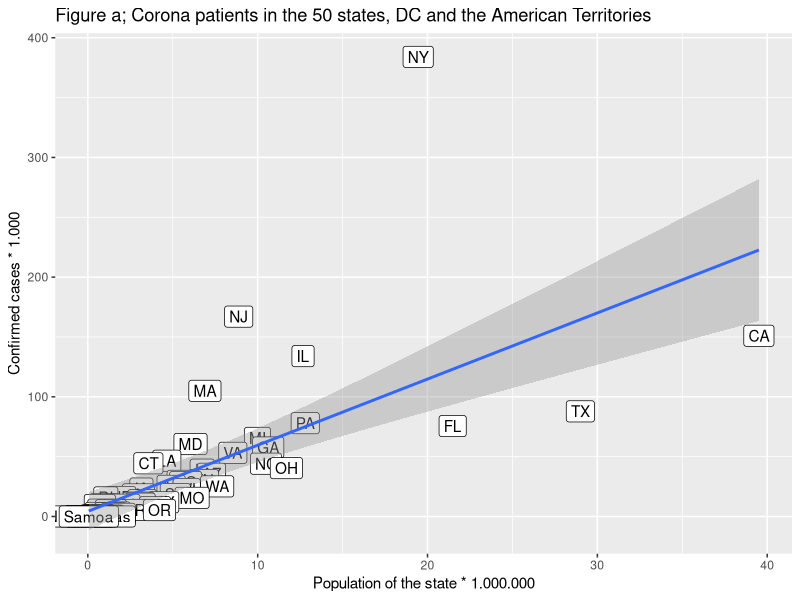
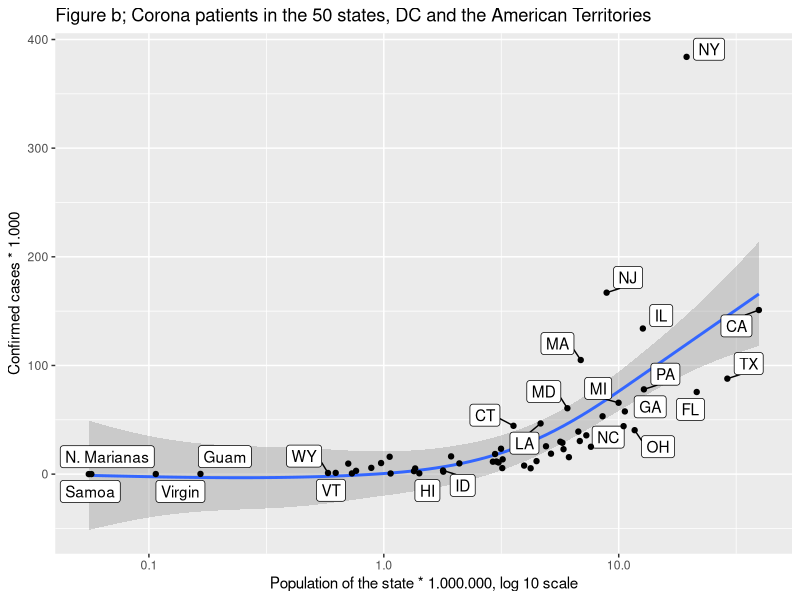
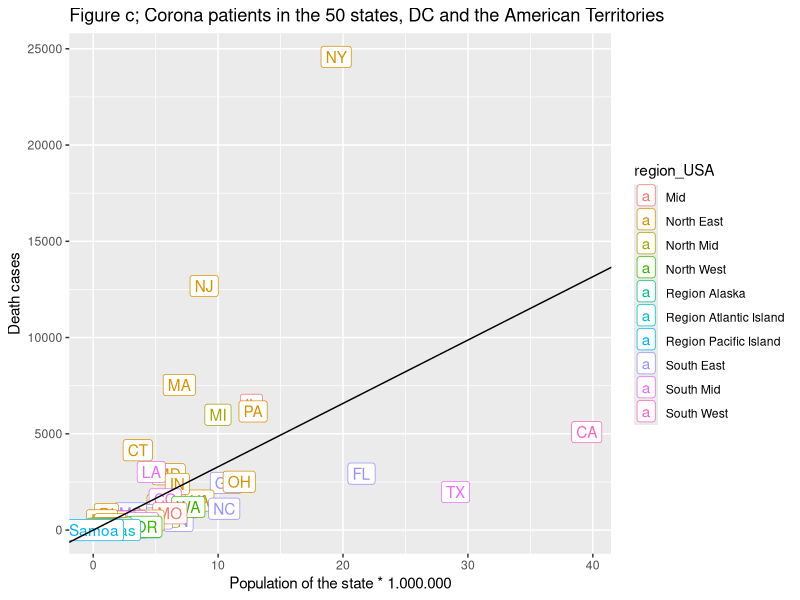
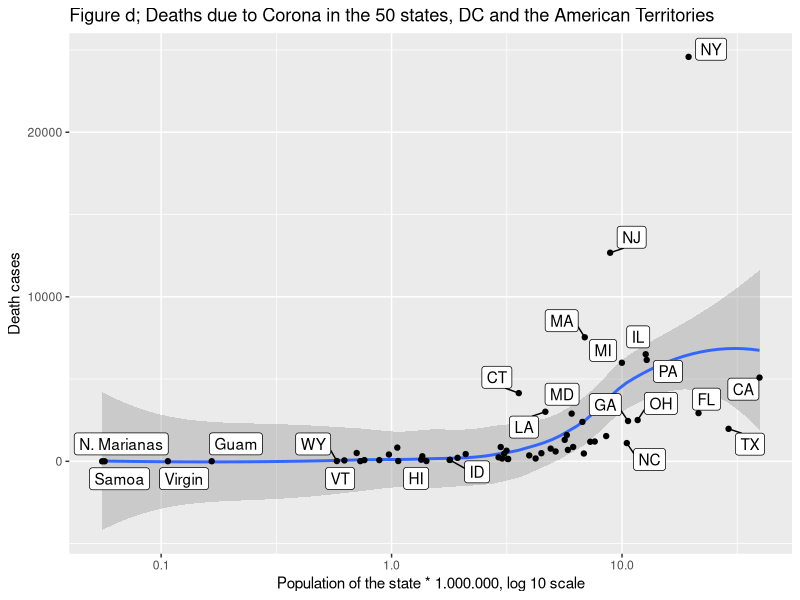
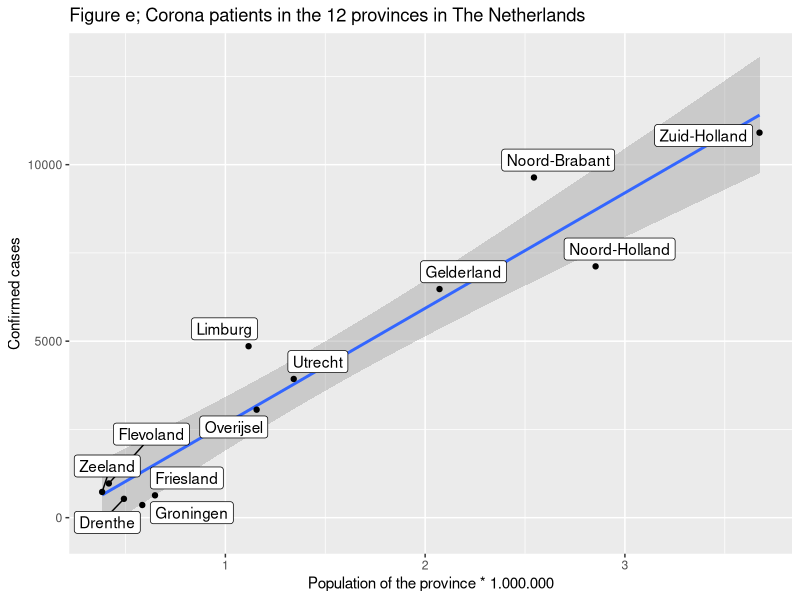
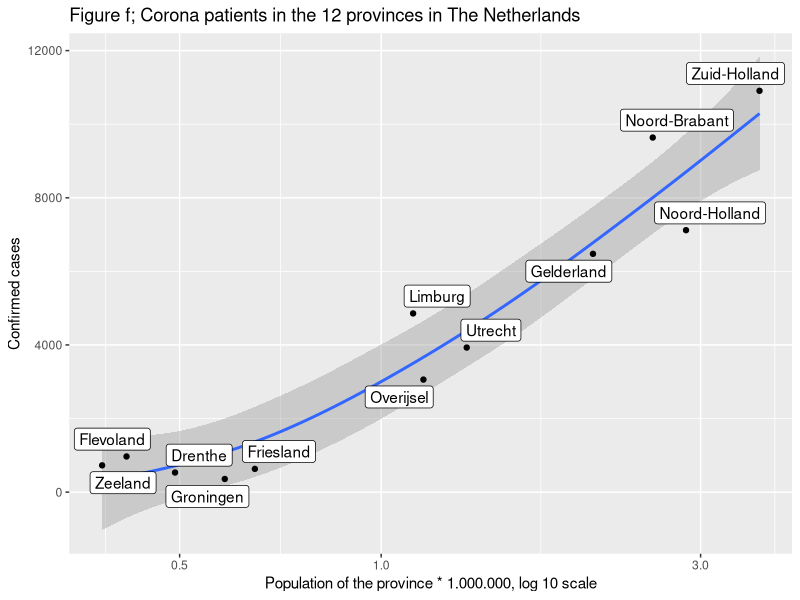
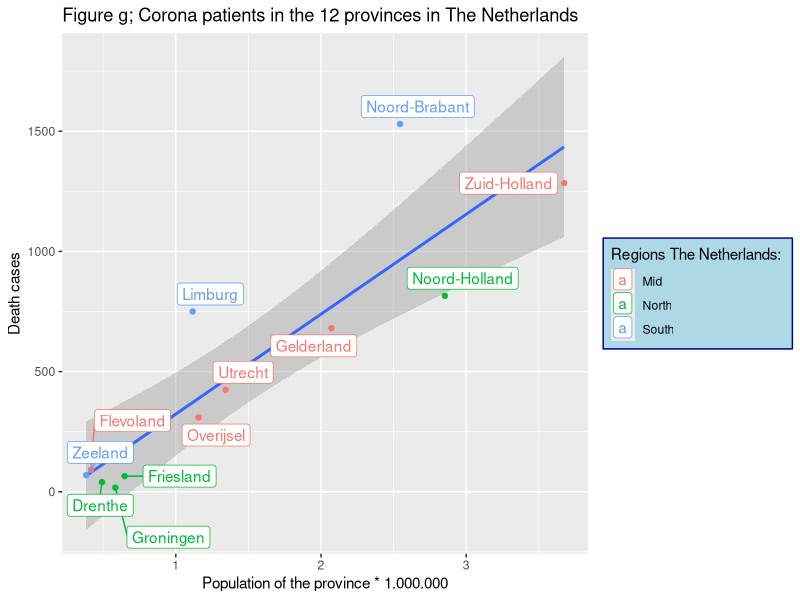
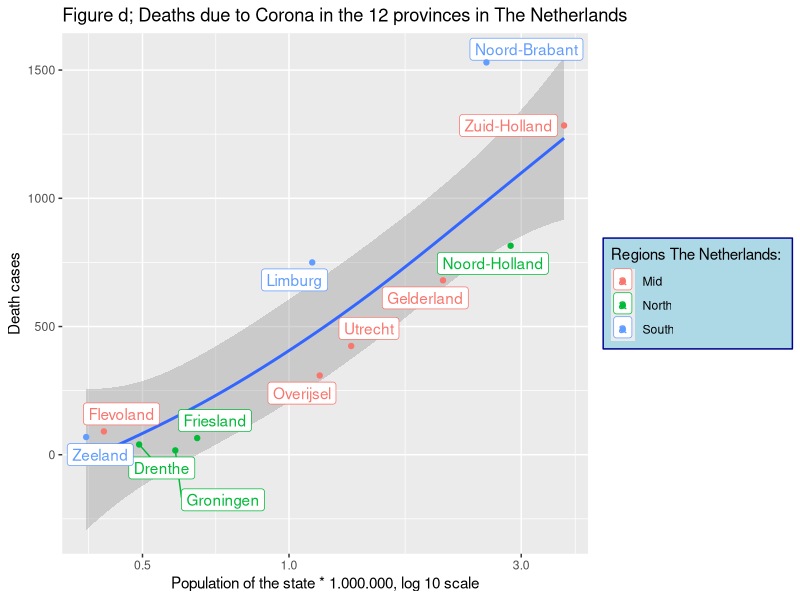

R code for these plots, in order:
## ---- chunk 1
library(tidyverse)
library(knitr)
library(kableExtra)
library(ggrepel)
## ---- chunk 2
# For the descriptions about each vector and object, check the original file.

state_USA <- c("New York", "New Jersey", "California", "Illinois", "Massachusetts", "Texas", "Pennsylvania", "Florida", "Michigan", "Maryland", "Georgia", "Virginia", "Louisiana", "Connecticut", "North Carolina", "Ohio", "Indiana", "Arizona", "Tennessee", "Minnesota", "Colorado", "Alabama", "Washington", "Iowa", "Wisconsin", "South Carolina", "Missisipi", "Nebraska", "Rhode Island", "Missouri", "Utah", "Kentucky", "Arkansas", "Kansas", "Nevada", "Delaware", "New Mexico", "District of Columbia", "Oklahoma", "South Dakota", "Puerto Rico", "Oregon", "New Hampshire", "Idaho", "North Dakota", "Maine", "West Virginia", "Vermont", "Wyoming", "Hawaï", "Alaska", "Montana", "Guam", "US Virgin Islands", "Northern Mariana Islands", "American Samoa")

Alphabetic <- c(35, 33, 6, 16, 24, 48, 42, 11, 25, 23, 12, 52, 21, 8, 36, 39, 17, 4, 47, 26, 7, 1, 53, 18, 55, 45, 27, 30, 44, 28, 50, 20, 5, 19, 31, 9, 34, 10, 40, 46, 43, 41, 32, 15, 37, 22, 54, 51, 56, 14, 2, 29, 13, 49, 38, 3)

region_USA <- c("North East", "North East", "South West", "Mid", "North East", "South Mid", "North East", "South East", "North Mid", "North East", "South East", "North East", "South Mid", "North East", "South East", "North East", "North East", "South West", "South East", "North Mid", "South Mid", "South East", "North West", "Mid", "North Mid", "South East", "South East", "Mid", "North East", "Mid", "South West", "North East", "South Mid", "Mid", "South West", "North East", "South Mid", "North East", "South Mid", "North Mid", "Region Atlantic Island", "North West", "North East", "North West", "North Mid", "North East", "North East", "North East", "North Mid", "Region Pacific Island", "Region Alaska", "North West", "Region Atlantic Island", "Region Pacific Island", "Region Atlantic Island", "Region Pacific Island")
  
abbs_states_USA <- c("NY", "NJ", "CA", "IL", "MA", "TX", "PA", "FL", "MI", "MD", "GA", "VA", "LA", "CT", "NC", "OH", "IN", "AZ", "TN", "MN", "CO", "AL", "WA", "IA", "WI", "SC", "MS", "NE", "RI", "MO", "UT", "KY", "AR", "KS", "NV", "DE", "NM", "DC", "OK", "SD", "P. Rico", "OR", "NH", "ID", "ND", "ME", "WV", "VT", "WY", "HI", "AK", "MT", "Guam", "Virgin", "N. Marianas", "Samoa")

confirmed_cases_USA <- c(384000, 167000, 151000, 134000, 105000, 87854, 77999, 75568, 65672, 60613, 57681, 53211, 46619, 44461, 44119, 40424, 39146, 35691, 30432, 29795, 28822, 25615, 25171, 23350, 22932, 18795, 18483, 16315, 15947, 15585, 13577, 11945, 11547, 11419, 10678, 10173, 9845, 9654, 7848, 5742, 5536, 5377, 5209, 3353, 3016, 2721, 2233, 1119, 1027, 728, 625, 573, 185, 72, 30, 0)

recovered_cases_USA <- c(NA, NA, NA, NA, 84621, 58341, 56939, NA, 42041, NA, NA, NA, 33904, NA, 23653, NA, NA, NA, 19896, NA, NA, 13508, NA, 14265, 16837, 8682, 13356, 9229, NA, NA, 7935, 3379, 7351, NA, NA, 6062, 4160, 1143, 6391, 4755, NA, 2396, 3665, 2684, 2573, 2105, 1553, 907, 815, 629, 403, 489, 169, 64, 13, NA)
  
death_cases_USA <- c(24579, 12676, 5089, 6507, 7538, 1976, 6162, 2931, 5990, 2900, 2451, 1534, 3014, 4146, 1109, 2508, 2396, 1188, 475, 1305, 1595, 773, 1204, 644, 694, 600, 868, 212, 833, 872, 139, 493, 171, 245, 462, 414, 440, 506, 359, 74, 146, 173, 308, 87, 74, 100, 86, 55, 18, 17, 12, 18, 5, 6, 2, 0)


population_states_USA <- c(19450000, 8882000, 39510000, 12670000, 6893000, 29000000, 12800000, 21480000, 9987000, 6046000, 10620000, 8536000, 4649000, 3565000, 10490000, 11690000, 6732000, 7279000, 6829000, 5640000, 5759000, 4903000, 7615000, 3155000, 5822000, 5149000, 2976000, 1934000, 1059000, 6137000, 3206000, 4468000, 3018000, 2913000, 3080000, 973764, 2097000, 705749, 3957000, 884659, 3194000, 4218000, 1360000, 1787000, 762062, 1344000, 1792000, 623989, 578759, 1416000, 731545, 1069000, 165768, 106977, 56882, 55465)

population_USA <- sum(population_states_USA)
confirmed_cases_total_USA <- sum(confirmed_cases_USA)
death_cases_total_USA <- sum(death_cases_USA)
  
confirmed_rate_percent_states_USA <- confirmed_cases_total_USA / population_USA * 100
death_rate_percent_states_USA <- death_cases_total_USA / population_USA * 100
  
province_NL <- c("Groningen", "Friesland", "Drenthe", "Overijsel", "Flevoland", "Gelderland", "Utrecht", "Noord-Holland", "Zuid-Holland", "Zeeland", "Noord-Brabant", "Limburg")
  
region_NL <- c("North", "North", "North", "Mid", "Mid", "Mid", "Mid", "North", "Mid", "South", "South", "South")

population_provices_NL <-  c(583990, 647672, 492167, 1156431, 416546, 2071972, 1342158, 2853359, 3673893, 383032, 2544806, 1116137)

confirmed_cases_NL <- c(358, 632, 533, 3059, 969, 6476, 3929, 7119, 10907, 728, 9637, 4857)

hospital_cases_NL <- c(75, 131, 116, 549, 268, 1510, 880, 1642, 2172, 152, 2774, 1567)


death_cases_NL <- c(17, 65, 40, 309, 91, 680, 424, 815, 1284, 69, 1530, 750)


day <- c("03 04 2020", "03 05 2020", "03 06 2020", "03 07 2020", "03 08 2020", "03 09 2020", "03 10 2020", "03 11 2020", "03 12 2020", "03 13 2020", "03 14 2020", "03 15 2020", "03 16 2020", "03 17 2020", "03 18 2020", "03 19 2020", "03 20 2020", "03 21 2020", "03 22 2020", "03 23 2020", "03 24 2020", "03 25 2020", "03 26 2020", "03 27 2020", "03 28 2020", "03 29 2020", "03 30 2020", "03 31 2020", "04 01 2020", "04 02 2020", "04 03 2020", "04 04 2020", "04 05 2020", "04 06 2020", "04 07 2020", "04 08 2020", "04 09 2020", "04 10 2020", "04 11 2020", "04 12 2020", "04 13 2020", "04 14 2020", "04 15 2020", "04 16 2020", "04 17 2020", "04 18 2020", "04 19 2020", "04 20 2020", "04 21 2020", "04 22 2020", "04 23 2020", "04 24 2020", "04 25 2020", "04 26 2020", "04 27 2020", "04 28 2020", "04 29 2020", "04 30 2020", "05 01 2020", "05 02 2020", "05 03 2020", "05 04 2020", "05 05 2020", "05 06 2020", "05 07 2020", "05 08 2020", "05 09 2020", "05 10 2020", "05 11 2020", "05 12 2020", "05 13 2020", "05 14 2020", "05 15 2020", "05 16 2020", "05 17 2020", "05 18 2020", "05 19 2020", "05 20 2020", "05 21 2020", "05 22 2020", "05 23 2020", "05 24 2020", "05 25 2020", "05 26 2020", "05 27 2020", "05 28 2020", "05 29 2020", "05 30 2020", "05 31 2020", "06 01 2020", "06 02 2020", "06 03 2020", "06 04 2020", "06 05 2020", "06 06 2020", "06 07 2020", "06 08 2020", "06 09 2020", "06 10 2020", "06 11 2020", "06 12 2020", "06 13 2020", "06 14 2020", "06 15 2020", "06 16 2020", "06 17 2020", "06 18 2020")


total_new_confirmed_cases_USA <- c(26, 64, 77, 101, 144, 148, 291, 269, 393, 565, 662, 676, 872, 1291, 2410, 3948, 5417, 6271, 8631, 10410, 9939, 12226, 17050, 19046, 20093, 19118, 20463, 25305, 26756, 28879, 32525, 33725, 25717, 29359, 30512, 32282, 34243, 33578, 31869, 28057, 24685, 25987, 29465, 32076, 30915, 28084, 26013, 25132, 25178, 29246, 31277, 35930, 34782, 26858, 22042, 24359, 25869, 29637, 32964, 30531, 25382, 21278, 22226, 24805, 27514, 27095, 27421, 20697, 17779, 21486, 20549, 26762, 25382, 24527, 19731, 21109, 19662, 22368, 25028, 22206, 22717, 20253, 18554, 16682, 18636, 23016, 23575, 21385, 21696, 16040, 20039, 22162, 21004, 23292, 20865, 18535, 16301, 17180, 20244, 17849, 24421, 25891, 21191, 18307, 23047, 23624, 27082)


total_new_death_cases_USA <- c(2, 0, 3, 5, 2, 5, 5, 6, 4, 8, 7, 6, 14, 21, 26, 52, 55, 68, 110, 111, 162, 225, 253, 433, 447, 392, 554, 821, 940, 1075, 1185, 1353, 1175, 1212, 1928, 1936, 1856, 2078, 1899, 1493, 1462, 2378, 2438, 2141, 2080, 1743, 1634, 1643, 2624, 2119, 1840, 2053, 1825, 1161, 1237, 2204, 2536, 2083, 1794, 1668, 1117, 877, 2435, 2701, 1971, 1695, 1555, 945, 840, 1591, 1715, 1858, 1524, 1231, 785, 792, 1425, 1528, 1286, 1262, 1089, 646, 504, 634, 1379, 1216, 1175, 979, 605, 478, 1039, 1004, 909, 849, 725, 448, 491, 926, 847, 826, 759, 654, 345, 384, 739, 742, 694)

total_new_confirmed_cases_NL <- c(0, 0, 46, 60, 76, 57, 61, 121, 111, 190, 155, 176, 278, 292, 346, 409, 534, 637, 573, 545, 811, 852, 1019, 1172, 1159, 1104, 884, 845, 1091, 1083, 1026, 904, 1224, 952, 777, 969, 1213, 1335, 1316, 1174, 964, 868, 734, 1061, 1235, 1140, 1066, 750, 729, 708, 887, 806, 655, 655, 400, 171, 386, 514, 475, 445, 335, 199, 317, 232, 455, 319, 289, 245, 161, 196, 227, 270, 200, 189, 125, 146, 108, 198, 253, 188, 176, 172, 209, 133, 190, 182, 176, 131, 185, 103, 102, 86, 209, 210, 183, 239, 165, 164, 184, 164, 210, 179, 143, 165, 139, 117, 115)

total_new_death_cases_NL <- c(0, 0, 1, 0, 2, 1, 0, 1, 0, 5, 2, 8, 4, 19, 15, 18, 30, 30, 43, 34, 63, 80, 78, 112, 93, 132, 93, 175, 134, 166, 148, 164, 115, 101, 234, 147, 148, 115, 132, 94, 86, 122, 189, 181, 144, 142, 83, 67, 165, 138, 123, 112, 120, 66, 43, 48, 145, 84, 98, 94, 69, 26, 86, 36, 84, 71, 63, 18, 16, 54, 52, 28, 53, 27, 10, 14, 21, 33, 27, 13, 23, 11, 8, 26, 15, 32, 28, 20, 5, 6, 5, 10, 13, 15, 6, 2, 3, 15, 11, 2, 9, 4, 2, 6, 5, 4, 4) 


total_confirmed_cases_cum_USA <- c(cumsum(total_new_confirmed_cases_USA))
total_death_cases_cum_USA <- c(cumsum(total_new_death_cases_USA))
total_confirmed_cases_cum_NL <- cumsum(total_new_confirmed_cases_NL)
total_death_cases_cum_NL <- cumsum(total_new_death_cases_NL)


corona_usa_total_state <- data.frame(Alphabetic, state_USA, region_USA, abbs_states_USA, confirmed_cases_USA, recovered_cases_USA, death_cases_USA, population_USA, confirmed_rate_percent_states_USA, death_rate_percent_states_USA)
  

corona_nl_total_province <- data.frame(province_NL, region_NL, population_provices_NL , confirmed_cases_NL, hospital_cases_NL, death_cases_NL)

corona_usa_day_to_day <- data.frame(day, total_new_confirmed_cases_USA, total_confirmed_cases_cum_USA, total_new_death_cases_USA, total_death_cases_cum_USA)

corona_usa_day_to_day <- data.frame(day, total_new_confirmed_cases_NL, total_new_death_cases_NL, total_death_cases_cum_NL)
## ---- chunk 3
tab <- corona_usa_total_state[order(Alphabetic),] %>% select (State = state_USA, Region = region_USA, Abbreviation = abbs_states_USA)
kable(cbind(tab)) %>% kable_styling() %>% scroll_box(width = "100%", height = "200px")
## ---- chunk 4
corona_usa_total_state %>% ggplot(aes(population_states_USA/10^6, confirmed_cases_USA/10^3, label = abbs_states_USA)) + geom_label() + geom_smooth(method = "lm") + ggtitle("Figure a; Corona patients in the 50 states, DC and the American Territories") + ylab("Confirmed cases * 1.000") + xlab("Population of the state * 1.000.000")

corona_usa_total_state %>% ggplot(aes(population_states_USA/10^6, confirmed_cases_USA/10^3, label = abbs_states_USA)) + geom_smooth(method = "gam") + geom_label_repel() + geom_point() + ggtitle("Figure b; Corona patients in the 50 states, DC and the American Territories") + ylab("Confirmed cases * 1.000") + xlab("Population of the state * 1.000.000, log 10 scale") + scale_x_continuous(trans = "log10")


## ---- chunk 5
corona_usa_total_state %>% ggplot(aes(population_states_USA/10^6, death_cases_USA, label = abbs_states_USA, color = region_USA)) + geom_label() + geom_abline(intercept = 0, slope = (death_cases_total_USA)/(population_USA/10^6)) + ggtitle("Figure c; Corona patients in the 50 states, DC and the American Territories") + ylab("Death cases") + xlab("Population of the state * 1.000.000")

corona_usa_total_state %>% ggplot(aes(population_states_USA/10^6, death_cases_USA, label = abbs_states_USA)) + geom_smooth(aes(population_states_USA/10^6, death_cases_USA)) +  geom_label_repel() + geom_point() + ggtitle("Figure d; Deaths due to Corona in the 50 states, DC and the American Territories") + ylab("Death cases") + xlab("Population of the state * 1.000.000, log 10 scale") + scale_x_continuous(trans = "log10")
## ---- chunk 6
corona_nl_total_province %>% ggplot(aes(population_provices_NL/10^6, confirmed_cases_NL, label = province_NL)) + geom_smooth(method = "lm") + ggtitle("Figure e; Corona patients in the 12 provinces in The Netherlands") + ylab("Confirmed cases") + xlab("Population of the province * 1.000.000") + geom_label_repel() + geom_point()


corona_nl_total_province %>% ggplot(aes(population_provices_NL/10^6, confirmed_cases_NL, label = province_NL)) +geom_smooth(method = "gam") + geom_label_repel() + scale_x_continuous(trans = "log10") + geom_point() + ggtitle("Figure f; Corona patients in the 12 provinces in The Netherlands") + ylab("Confirmed cases") + xlab("Population of the province * 1.000.000, log 10 scale") + scale_x_continuous(trans = "log10")
## ---- chunk 7
corona_nl_total_province %>% ggplot(aes(population_provices_NL/10^6, death_cases_NL, label = province_NL)) + geom_smooth(method = "lm") + geom_point(aes(color = region_NL)) + ggtitle("Figure g; Corona patients in the 12 provinces in The Netherlands") + ylab("Death cases") + xlab("Population of the province * 1.000.000") + geom_label_repel(aes(color = region_NL)) + theme(legend.position = "right", legend.background = element_rect(fill="lightblue", size=0.5, linetype = "solid", color = "darkblue")) + labs(color = "Regions The Netherlands: ")

corona_nl_total_province %>% ggplot(aes(population_provices_NL/10^6, death_cases_NL, label = province_NL))  + geom_smooth(method = "gam") + geom_label_repel(aes(color = region_NL)) + scale_x_continuous(trans = "log10") + geom_point(aes(color = region_NL)) + ggtitle("Figure d; Deaths due to Corona in the 12 provinces in The Netherlands") + ylab("Death cases") + xlab("Population of the state * 1.000.000, log 10 scale") + scale_x_continuous(trans = "log10") + theme(legend.position = "right", legend.background = element_rect(fill="lightblue", size=0.5, linetype = "solid", color = "darkblue")) + labs(color = "Regions The Netherlands: ")
## ---- chunk 8
corona_nl_total_province %>% ggplot(aes(population_provices_NL, hospital_cases_NL, label = province_NL)) + geom_smooth(method = "lm") + geom_label_repel(aes(color = region_NL)) + geom_point(aes(color = region_NL)) + theme(legend.position = "right", legend.background = element_rect(fill="lightblue", size=0.5, linetype = "solid", color = "darkblue")) + labs(color = "Regions The Netherlands: ")

corona_nl_total_province %>% ggplot(aes(population_provices_NL, hospital_cases_NL, label = province_NL)) + geom_smooth(method = "gam") + scale_x_continuous(trans = "log10") + geom_label_repel(aes(color = region_NL)) + geom_point(aes(color = region_NL)) + theme(legend.position = "right", legend.background = element_rect(fill="lightblue", size=0.5, linetype = "solid", color = "darkblue")) + labs(color = "Regions The Netherlands: ")
